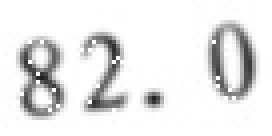
#> input picture data/mkpic/imgs/112.jpg, 68 x 34 px (shown 4 times larger); its folder holds only this picture in this run
$ python preprocess.py
#> lines starting #> are read from the running program, lines starting #| are printed output that depends on the picture
import cv2
import os
import pickle
import numpy as np


class Preproccessor(object):
    '''
    This class is used to preprocess the raw data.
    '''
    def __init__(self, img_path, text_path, model_path):
        '''
        read the imgs and texts in img_path and text text_path
        '''
#> called with img_path = '../data/mkpic/imgs', text_path = '../data/mkpic/texts', model_path = '../outputs'
        self.imgs = []
        self.texts = []
        img_files = os.listdir(img_path)
        raw_texts = []

        for img_file in img_files:
            text_file = img_file.split('.')[0] + '.txt'
            img = cv2.imread(os.path.join(img_path, img_file), 0)
#> img is the input picture: shape (34, 68); min 33, max 255, mean 231.8
            # resize to same shape
            img = self.process_img(img)
            self.imgs.append(img)
            with open(os.path.join(text_path, text_file), 'r', encoding='utf8') as text_in:
                char_list = []
                text = text_in.readline().rstrip()
                for ch in text:
                    if ch != ' ':
                        char_list.append(ch)
            raw_texts.append(char_list)

        # padding
        padded_texts = self.padding(raw_texts)

        # word2id
        self.texts, self.word2id = self.word2id_transform(padded_texts, model_path)

        # transform imgs to np.array
        self.imgs = np.array(self.imgs)

    def process_img(self, img, width=448, height=224):
#> called with width = 448, height = 224
        img = 1 - img / 255
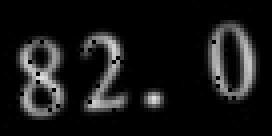
#> img: shape (34, 68) float64 (shown 4 times larger); min 0, max 0.871, mean 0.091
        padded = np.zeros((height, width))
        if img.shape[0] * 2 > img.shape[1]:
            resize_width = int(224 * img.shape[1] / img.shape[0])
            img = cv2.resize(img, (resize_width, height))
            padded[:, int(224 - resize_width / 2): int(224 - resize_width / 2) + resize_width] = img
        else:
            resize_height = int(448 * img.shape[0] / img.shape[1])
#> resize_height = 224
            img = cv2.resize(img, (width, resize_height))
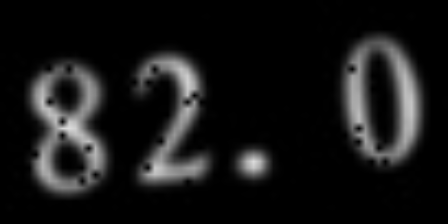
#> img: shape (224, 448) float64; min 0, max 0.867, mean 0.091
            padded[int(112 - resize_height / 2): int(112 - resize_height / 2) + resize_height, :] = img

        img = np.reshape(padded, (height, width, 1))
        return img

    def word2id_transform(self, raw_texts, model_path):
        word2id_path = os.path.join(model_path, 'word2id.pkl')
        char_count = []
        if not os.path.exists(word2id_path):
            # if there is no model in the model path
            # firstly count the char num and create the map
            for i in raw_texts:
                for j in i:
                    if j not in char_count:
                        char_count.append(j)
            word2id = {ch: i for i, ch in enumerate(char_count)}
            with open(word2id_path, 'wb') as word2id_out:
                pickle.dump(word2id, word2id_out)
        else:
            with open(word2id_path, 'rb') as word2id_in:
                word2id = pickle.load(word2id_in)

        return np.array([[word2id[j] for j in i] for i in raw_texts]), word2id

    def padding(self, raw_text):
        max_len = 0
        new_text = []
        for i in raw_text:
            if len(i) > max_len:
                max_len = len(i)
        for i in raw_text:
            new_text.append(i + ['<EOS>' for _ in range(max_len - len(i) + 1)])
        return new_text


if __name__ == '__main__':
#> (the run stopped early here; a loop or call above may not have finished)

$ run again, on data/mkpic/imgs/129.jpg
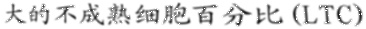
#> input picture data/mkpic/imgs/129.jpg, 366 x 29 px
#> in __init__, img is the input picture: shape (29, 366); min 30, max 255, mean 223.6
#> in process_img, `img = cv2.resize(img, (width, resize_height))`:
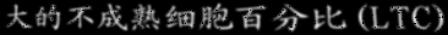
#> img: shape (35, 448) float64; min 0, max 0.867, mean 0.123
#> in process_img, `padded[int(112 - resize_height / 2): int(112 - resize_height / 2) + re..`:
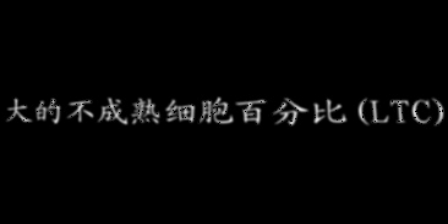
#> padded: shape (224, 448) float64; min 0, max 0.867, mean 0.0193

$ run again, on data/mkpic/imgs/175.jpg
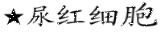
#> input picture data/mkpic/imgs/175.jpg, 161 x 32 px
#> in __init__, img is the input picture: shape (32, 161); min 0, max 255, mean 220.7
#> in process_img, `img = cv2.resize(img, (width, resize_height))`:
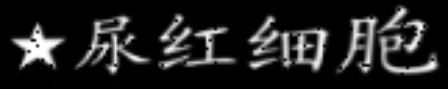
#> img: shape (89, 448) float64; min 0, max 1, mean 0.135
#> in process_img, `padded[int(112 - resize_height / 2): int(112 - resize_height / 2) + re..`:
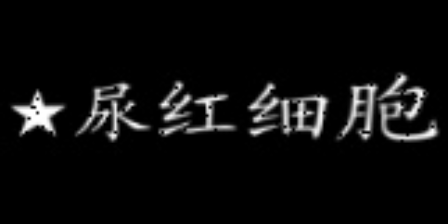
#> padded: shape (224, 448) float64; min 0, max 1, mean 0.0534

$ run again, on data/mkpic/imgs/113.jpg
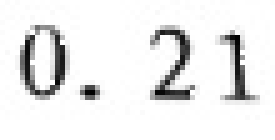
#> input picture data/mkpic/imgs/113.jpg, 55 x 28 px (shown 5 times larger)
#> in __init__, img is the input picture: shape (28, 55); min 0, max 255, mean 235
#> in process_img, `img = cv2.resize(img, (resize_width, height))`:
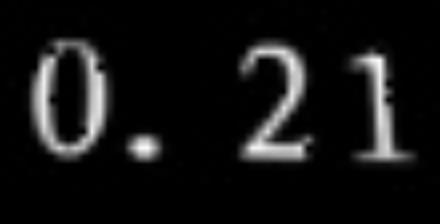
#> img: shape (224, 440) float64; min 0, max 0.988, mean 0.0782
#> in process_img, `padded[:, int(224 - resize_width / 2): int(224 - resize_width / 2) + r..`:
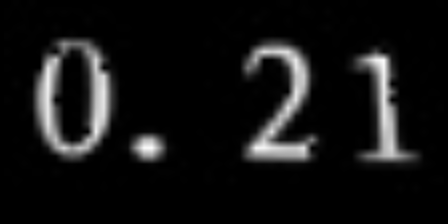
#> padded: shape (224, 448) float64; min 0, max 0.988, mean 0.0769
